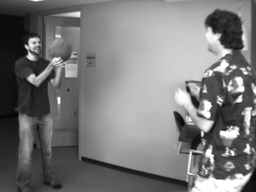
#> input picture basketball1.png, 256 x 192 px, shrunk from 640 x 480 before the run
$ python a2_q1_lk.py
#> lines starting #> are read from the running program, lines starting #| are printed output that depends on the picture
'''
READ ME FIRST :
    PLEASE COMMENT/UNCOMMENT THE RESPECTIVE IMAGES BEFORE RUNNING
    FOR A VALID REASON THAT I DO NOT WISH TO PICTURE BOMB THE SCREEN
    COMMENT/UNCOMMENT AT THE VERY BOTTOM OF THE CODE
'''

import cv2 as cv
import numpy as np
import scipy.ndimage as ndi
import matplotlib.pyplot as plt

def load_images(files):
    file1, file2 = files[0], files[1]
    image1 = cv.imread(file1, cv.IMREAD_GRAYSCALE)
    pixels1 = image1.shape[0] * image1.shape[1]
    cv.imshow('Grayscale Image ~ ' + file1, image1)
    cv.waitKey(1)
    image2 = cv.imread(file2, cv.IMREAD_GRAYSCALE)
    pixels2 = image2.shape[0] * image2.shape[1]
    cv.imshow('Grayscale Image ~ ' + file2, image2)
    cv.waitKey(1)
    return file1, file2, image1, image2, pixels1, pixels2

def find_corners(params):
    file2 = params[0]
    image2 = params[1]
    window_size = np.round(params[2] / 2)
    scale = params[3]
    max_corners, quality, min_distance = params[4], params[5], params[6]
    # Resize Image
    image2_resized = cv.resize(image2, (int(image2.shape[1] / scale), int(image2.shape[0] / scale)), interpolation = cv.INTER_CUBIC)
    corners = cv.goodFeaturesToTrack(image2_resized, max_corners, quality, min_distance)
    corners = corners * scale
    cornersx = corners[:, :, 0].ravel()
    cornersy = corners[:, :, 1].ravel()
    # Discard Corners Near Image Margins
    new_corners = []
    for i in range(0, len(corners)):
        xi = cornersx[i]
        yi = cornersy[i]
        if ((xi - window_size) >= 1) and ((yi - window_size) >= 1) and ((xi + window_size) <= (image2.shape[1] - 1)) and ((yi + window_size) <= (image2.shape[0] - 1)):
            new_corners.append([xi, yi])
    new_corners = np.array(new_corners)
    cornersX = new_corners[:, 0].ravel()
    cornersY = new_corners[:, 1].ravel()
    return file2, image2, cornersX, cornersY, window_size

def plot_corners(params):
    file2, image2 = params[0], params[1]
    cornersX, cornersY = params[2], params[3]
    plt.figure('Corners for Image ~ ' + file2)
    plt.imshow(image2, cmap='gray')
    plt.plot(cornersX, cornersY, 'r.')
    return None

def plot_corners_looped(params):
    file2, image2 = params[0], params[1]
    cornersX, cornersY = params[2], params[3]
    loop = params[4]
    plt.figure('Corners after Gaussian Downsampling for Image ~ ' + file2 + ' ~ Loop - ' + str(loop))
    plt.imshow(image2, cmap='gray')
    plt.plot(cornersX, cornersY, 'r.')
    return None

def scale_down_imgs(params):
    image1, image2, scale = params[0], params[1], params[2]
    image1_resized = cv.resize(image1, (int(image1.shape[1] / scale), int(image1.shape[0] / scale)), interpolation = cv.INTER_CUBIC)
    image2_resized = cv.resize(image2, (int(image2.shape[1] / scale), int(image2.shape[0] / scale)), interpolation = cv.INTER_CUBIC)
    return image1_resized, image2_resized

def lucas_kanade_field(params):
    image1, image2 = params[0], params[1]
    window_size = params[2]
    # Calculating Ix Iy and It for each point
    mx = np.array([[-1, 1],[-1, 1]]).reshape(2, 2)
    my = np.array([[-1, -1],[1, 1]]).reshape(2, 2)
    # Partial Derivative on X
    Ix_m = ndi.convolve(image1, mx)
    # Partial Derivative on Y
    Iy_m = ndi.convolve(image1, my)
    # Partial Derivative on t
    It_m = ndi.convolve(image1, np.ones([2, 2])) + ndi.convolve(image2, -np.ones([2, 2]))
    u = np.zeros(image1.shape)
    v = np.zeros(image2.shape)
    # Within specified Window_size^2
    for i in range(int(window_size + 1), int(Ix_m.shape[0] - window_size + 1)):
        for j in range(int(window_size + 1), int(Ix_m.shape[1] - window_size + 1)):
            Ix = Ix_m[int(i - window_size):int(i + window_size + 1), int(j - window_size):int(j + window_size + 1)]
            Iy = Iy_m[int(i - window_size):int(i + window_size + 1), int(j - window_size):int(j + window_size + 1)]
            It = It_m[int(i - window_size):int(i + window_size + 1), int(j - window_size):int(j + window_size + 1)]
            # IX, IY and B are column vectors of Ix, Iy and It stacked column-wise
            IX = np.array(Ix.T.ravel())
            IY = np.array(Iy.T.ravel())
            B = np.array(-It.T.ravel())
            A = np.vstack([IX, IY]).T
            nu = np.matmul(np.linalg.pinv(A), B)
            u[i, j] = nu[0]
            v[i, j] = nu[1]
    # Downsize/Decimate u and v
    u_deci = u[:, ::10][::10, :]
    v_deci = v[:, ::10][::10, :]
    # get coords of u and v in original frame
    m, n = image1.shape
    x = np.array([i for i in range(0, n)])
    y = np.array([j for j in range(0, m)])
    X, Y = np.meshgrid(x, y)
    X_deci = X[:, ::10][::10, :]
    Y_deci = Y[:, ::10][::10, :]
    return X_deci, Y_deci, u_deci, v_deci

def draw_optfl_fld(params):
    file2, image2 = params[0], params[1]
    X, Y, u, v = params[2], params[3], params[4], params[5]
    plt.figure('Optical Flow Field using Lucas-Kanade Method ~ ' + file2)
    plt.imshow(image2, cmap='gray')
    plt.quiver(X, Y, u, v, units='width', color='r')
    return None

def draw_optfl_fld_pyr(params):
    file2, image2 = params[0], params[1]
    X, Y, u, v = params[2], params[3], params[4], params[5]
    plt.figure('Optical Flow Field after Gaussian Downsampling using Lucas-Kanade Method ~ ' + file2)
    plt.imshow(image2, cmap='gray')
    plt.quiver(X, Y, u, v, units='width', color='r')
    return None

def draw_optfl_fld_pyr_looped(params):
    file2, image2 = params[0], params[1]
    X, Y, u, v = params[2], params[3], params[4], params[5]
    loop = params[6]
    plt.figure('Optical Flow Field after Gaussian Downsampling using Lucas-Kanade Method ~ ' + file2 + ' ~ Loop - ' + str(loop))
    plt.imshow(image2, cmap='gray')
    plt.quiver(X, Y, u, v, units='width', color='r')
    return None

def lucas_kanade_vectors(params):
    image1, image2 = params[0], params[1]
    window_size = params[2]
    cornersX, cornersY = params[3], params[4]
    # Calculating Ix Iy and It for each point
    mx = np.array([[-1, 1],[-1, 1]]).reshape(2, 2)
    my = np.array([[-1, -1],[1, 1]]).reshape(2, 2)
    # Partial Derivative on X
    Ix_m = ndi.convolve(image1, mx)
    # Partial Derivative on Y
    Iy_m = ndi.convolve(image1, my)
    # Partial Derivative on t
    It_m = ndi.convolve(image1, np.ones([2, 2])) + ndi.convolve(image2, -np.ones([2, 2]))
    u = np.zeros(cornersX.shape)
    v = np.zeros(cornersY.shape)
    # Within specified Window_size^2
    for k in range(0, len(cornersX)):
        i = cornersY[k]
        j = cornersX[k]
        Ix = Ix_m[int(i - window_size):int(i + window_size + 1), int(j - window_size):int(j + window_size + 1)]
        Iy = Iy_m[int(i - window_size):int(i + window_size + 1), int(j - window_size):int(j + window_size + 1)]
        It = It_m[int(i - window_size):int(i + window_size + 1), int(j - window_size):int(j + window_size + 1)]
        # IX, IY and B are column vectors of Ix, Iy and It stacked column-wise
        IX = np.array(Ix.T.ravel())
        IY = np.array(Iy.T.ravel())
        B = np.array(-It.T.ravel())
        A = np.vstack([IX, IY]).T
        nu = np.matmul(np.linalg.pinv(A), B)
        u[k] = nu[0]
        v[k] = nu[1]
    return u, v

def draw_optfl_vecs(params):
    file2, image2 = params[0], params[1]
    cornersX, cornersY = params[2], params[3]
    u, v = params[4], params[5]
    plt.figure('Optical Flow Vectors using Lucas-Kanade Method ~ ' + file2)
    plt.imshow(image2, cmap='gray')
    plt.quiver(cornersX, cornersY, u, v, units='width', color='r')
    return None

def draw_optfl_vecs_pyr(params):
    file2, image2 = params[0], params[1]
    cornersX, cornersY = params[2], params[3]
    u, v = params[4], params[5]
    plt.figure('Optical Flow Vectors after Gaussian Downsampling using Lucas-Kanade Method ~ ' + file2)
    plt.imshow(image2, cmap='gray')
    plt.quiver(cornersX, cornersY, u, v, units='width', color='r')
    return None

def draw_optfl_vecs_pyr_looped(params):
    file2, image2 = params[0], params[1]
    cornersX, cornersY = params[2], params[3]
    u, v = params[4], params[5]
    loop = params[6]
    plt.figure('Optical Flow Vectors after Gaussian Downsampling using Lucas-Kanade Method ~ ' + file2 + ' ~ Loop - ' + str(loop))
    plt.imshow(image2, cmap='gray')
    plt.quiver(cornersX, cornersY, u, v, units='width', color='r')
    return None

def unit_pyr_down(params):
    image1 = params[0]
    file2, image2 = params[1], params[2]
    window_size, scale = params[3], params[4]
    max_corners, quality, min_distance = params[5], params[6], params[7]
    sigma = params[8]
    algo_correct = params[9]
    # Gaussian Blur
    image1 = cv.GaussianBlur(image1, (5, 5), sigma)
    image2 = cv.GaussianBlur(image2, (5, 5), sigma)
    # Downsample Images for Field
    image1_resized, image2_resized = scale_down_imgs([image1, image2, scale])
    # Downsample and Find Corners for Vectors
    file2, image2, cornersX, cornersY, window_size = find_corners([file2, image2, window_size, scale, max_corners, quality, min_distance])
    plot_corners([file2, image2, cornersX, cornersY])
    # Lucas-Kanade Field
    x_fld, y_fld, u_fld, v_fld = lucas_kanade_field([image1_resized, image2_resized, window_size])
    draw_optfl_fld_pyr([file2, image2, x_fld*scale, y_fld*scale, u_fld*scale, v_fld*scale*algo_correct])
    # Lucas-Kanade Vectors
    u_vec, v_vec = lucas_kanade_vectors([image1, image2, window_size, cornersX, cornersY])
    draw_optfl_vecs_pyr([file2, image2, cornersX, cornersY, u_vec, v_vec*algo_correct])
    # Return Downsampled Images
    return image1_resized, image2_resized

def looped_pyr_down(params):
    image1 = params[0]
    file2, image2 = params[1], params[2]
    window_size, scale = params[3], params[4]
    max_corners, quality, min_distance = params[5], params[6], params[7]
    sigma = params[8]
    loop = params[9]
    algo_correct = params[10]
    # Gaussian Blur
    image1 = cv.GaussianBlur(image1, (5, 5), sigma)
    image2 = cv.GaussianBlur(image2, (5, 5), sigma)
    # Downsample Images for Field
    image1_resized, image2_resized = scale_down_imgs([image1, image2, scale])
    # Downsample and Find Corners for Vectors
    file2, image2, cornersX, cornersY, window_size = find_corners([file2, image2, window_size, scale, max_corners, quality, min_distance])
    plot_corners_looped([file2, image2, cornersX, cornersY, loop])
    # Lucas-Kanade Field
    x_fld, y_fld, u_fld, v_fld = lucas_kanade_field([image1_resized, image2_resized, window_size])
    draw_optfl_fld_pyr_looped([file2, image2, x_fld*scale, y_fld*scale, u_fld*scale, v_fld*scale*algo_correct, loop])
    # Lucas-Kanade Vectors
    u_vec, v_vec = lucas_kanade_vectors([image1, image2, window_size, cornersX, cornersY])
    draw_optfl_vecs_pyr_looped([file2, image2, cornersX, cornersY, u_vec, v_vec*algo_correct, loop])
    # Return Downsampled Images for Looping
    return image1_resized, image2_resized


def do_lucas_kanade(params):
    # Implementation on Images
    file1, file2 = params[0], params[1]
    window, sigma = params[2], params[3]
    algo_correct = params[4]
    file1, file2, image1, image2, pixels1, pixels2 = load_images([file1, file2])
#> in load_images, image1 is the input picture: shape (192, 256); min 4, max 255, mean 120.3
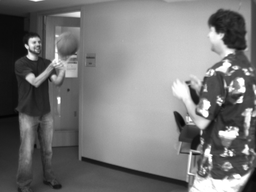
#> input picture basketball2.png, 256 x 192 px, shrunk from 640 x 480 before the run
#> in load_images, image2 is the input picture: shape (192, 256); min 4, max 255, mean 119.9
#> file1 = 'basketball1.png'; file2 = 'basketball2.png'; pixels1 = 49152; pixels2 = 49152
    file2, image2, cornersX, cornersY, window_size = find_corners([file2, image2, window, 1, pixels2, 0.01, 10])
#> in find_corners, `file2 = params[0]`: file2 = 'basketball2.png'
#> in find_corners, `window_size = np.round(params[2] / 2)`: window_size = 10
#> in find_corners, `scale = params[3]`: scale = 1
#> in find_corners, `max_corners, quality, min_distance = params[4], params[5], params[6]`: max_corners = 49152; quality = 0.01; min_distance = 10
#> in find_corners, `corners = cv.goodFeaturesToTrack(image2_resized, max_corners, quality,..`: corners = 103 rows, first 8: [231, 155], [25, 44], [242, 96], [251, 109], [246, 145], [204, 90], [237, 134], [211, 155]
#> in find_corners, `cornersx = corners[:, :, 0].ravel()`: cornersx = 103 values, max 254 at index 53, min 16 at index 102, mean 152.4
#> in find_corners, `cornersy = corners[:, :, 1].ravel()`: cornersy = 103 values, max 188 at index 83, min 9 at index 87, mean 99.34
#> the loop in find_corners, `for i in range(0, len(corners)):` made 103 passes
#> (xi, yi) on passes 1 to 12: (231, 155), (25, 44), (242, 96), (251, 109), (246, 145), (204, 90), (237, 134), (211, 155), (193, 153), (220, 104), (58, 97), (27, 56)
#> after the loop in find_corners, `for i in range(0, len(corners)):`: new_corners = 90 pairs, first value 16 to 245, second value 12 to 179
#> in find_corners, `cornersX = new_corners[:, 0].ravel()`: cornersX = 90 values, max 245 at index 24, min 16 at index 89, mean 144.5
#> in find_corners, `cornersY = new_corners[:, 1].ravel()`: cornersY = 90 values, max 179 at index 50, min 12 at index 14, mean 94.91
#> window_size = 10
    plot_corners([file2, image2, cornersX, cornersY])
#> in plot_corners, `file2, image2 = params[0], params[1]`: file2 = 'basketball2.png'
    x_fld, y_fld, u_fld, v_fld = lucas_kanade_field([image1, image2, window_size])
#> in lucas_kanade_field, `window_size = params[2]`: window_size = 10
#> in lucas_kanade_field, `It_m = ndi.convolve(image1, np.ones([2, 2])) + ndi.convolve(image2, -n..`:
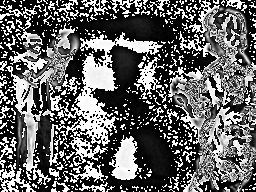
#> It_m: shape (192, 256); min 0, max 255, mean 99.7
#> after the loop in lucas_kanade_field, `for i in range(int(window_size + 1), int(Ix_m.shape[0] - window_size +..`:
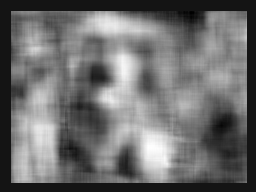
#> u: shape (192, 256) float64; min -0.082, max 0.925, mean 0.352; drawn with min black and max white
#> after the loop in lucas_kanade_field, `for i in range(int(window_size + 1), int(Ix_m.shape[0] - window_size +..`:
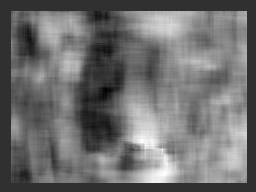
#> v: shape (192, 256) float64; min -0.202, max 0.853, mean 0.258; drawn with min black and max white
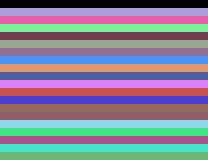
#> y_fld: shape (20, 26) int64 (shown 8 times larger); 20 distinct labels, from 0 to 190; one colour per label, 0 black
    draw_optfl_fld([file2, image2, x_fld, y_fld, u_fld, v_fld*algo_correct])
#> in draw_optfl_fld, `file2, image2 = params[0], params[1]`: file2 = 'basketball2.png'
    u_vec, v_vec = lucas_kanade_vectors([image1, image2, window_size, cornersX, cornersY])
#> in lucas_kanade_vectors, `window_size = params[2]`: window_size = 10
#> the loop in lucas_kanade_vectors, `for k in range(0, len(cornersX)):` made 90 passes
#> (i, j, nu) on passes 1 to 12: (155, 231, [0.0658, 0.64]), (44, 25, [0.491, 0.011]), (96, 242, [0.506, 0.392]), (90, 204, [0.455, 0.269]), (134, 237, [0.183, 0.632]), (155, 211, [0.252, 0.371]), (153, 193, [0.329, 0.461]), (104, 220, [0.284, 0.465]), (97, 58, [0.397, 0.288]), (56, 27, [0.443, 0.127]), (70, 214, [0.526, 0.351]), (76, 35, [0.319, 0.39])
#> pass 1, in lucas_kanade_vectors, `It = It_m[int(i - window_size):int(i + window_size + 1), int(j - windo..`:
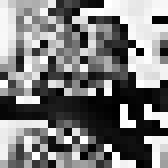
#> It: shape (21, 21) (shown 8 times larger); min 0, max 255, mean 122.9
#> after the loop in lucas_kanade_vectors, `for k in range(0, len(cornersX)):`: u = 90 values, max 0.749 at index 64, min 0.0136 at index 12, mean 0.402; v = 90 values, max 0.64 at index 0, min 0.011 at index 1, mean 0.342
#> u_vec has the same summary as u in lucas_kanade_vectors; v_vec has the same summary as v in lucas_kanade_vectors
    draw_optfl_vecs([file2, image2, cornersX, cornersY, u_vec, v_vec*algo_correct])
#> in draw_optfl_vecs, `file2, image2 = params[0], params[1]`: file2 = 'basketball2.png'
    #image1, image2 = unit_pyr_down([image1, file2, image2, window_size, 2, pixels2, 0.01, 10, 1.0, algo_correct])
    # Subsample the Image 4 times for Pyramid
    for loop in range(1, 5):
        image1, image2 = looped_pyr_down([image1, file2, image2, window_size, 2, int(image2.shape[0] * image2.shape[1]), 0.01, 10, sigma, loop, algo_correct])
#> this loop made 4 passes
    return None


'''PLEASE COMMENT/UNCOMMENT THE RESPECTIVE IMAGES BEFORE RUNNING HERE'''
'''Function : do_lucas_kanade([filename1, filename2, window_size, sigma_blur, algorithm_correction])'''

'''ALGORITHM ERROR CORRECTION EXPLAINED IN THE ATTACHED PDF DOCUMENT'''

'''WITHOUT ALGORITHM ERROR CORRECTION'''
'''COMMENT BELOW TWO LINES BEFORE RUNNING THIS'''
# Basketball
#do_lucas_kanade(['basketball1.png', 'basketball2.png', 20, 0.5, 1])
# Grove
#do_lucas_kanade(['grove1.png', 'grove2.png', 20, 0.5, 1])

'''WITH ALGORITHM ERROR CORRECTION'''
'''COMMENT ABOVE TWO LINES BEFORE RUNNING THIS'''
# Basketball
do_lucas_kanade(['basketball1.png', 'basketball2.png', 20, 0.5, 1])
# Grove
#do_lucas_kanade(['grove1.png', 'grove2.png', 20, 0.5, -1])


# End of File
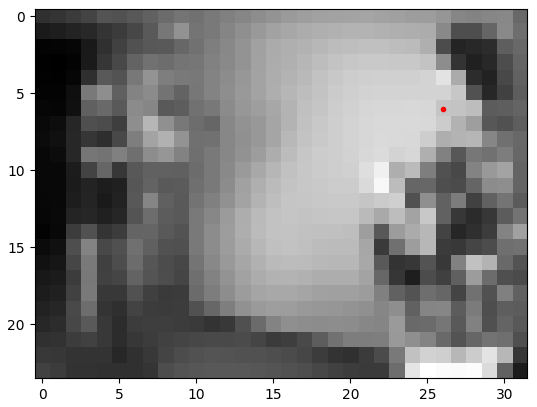
#> figure drawn by matplotlib, 1 panel
